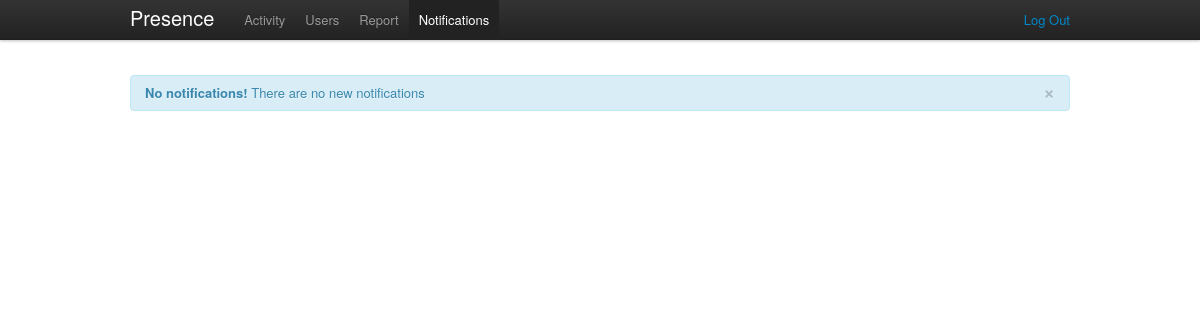
Page /admin/notifications (signed in) on the earlier database version.
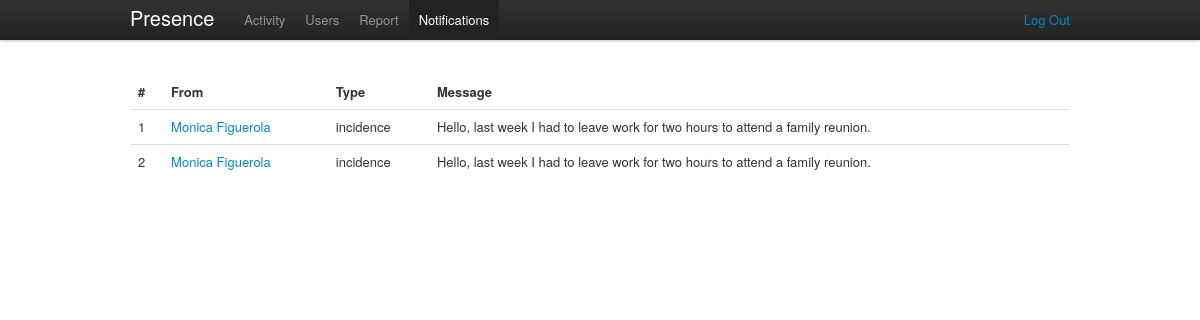
Same page on the later database version.
### tables this page shows
CREATE TABLE IF NOT EXISTS `presence_notifications` (
  `id` int(11) NOT NULL AUTO_INCREMENT,
  `userid` int(10) NOT NULL,
  `type` varchar(15) NOT NULL,
  `message` text NOT NULL,
  `status` varchar(15) NOT NULL,
  PRIMARY KEY (`id`)
);

CREATE TABLE IF NOT EXISTS `presence_users` (
  `id` int(11) NOT NULL AUTO_INCREMENT,
  `email` varchar(150) NOT NULL,
  `password` varchar(50) NOT NULL,
  `role` varchar(20) NOT NULL,
  `firstname` varchar(200) NOT NULL,
  `lastname` varchar(300) NOT NULL,
  `position` varchar(200) NOT NULL,
  `mac` varchar(20) NOT NULL,
  PRIMARY KEY (`id`)
);

### public/index.php (called while the page is built, shortened)
<?php
require_once (ROOT . '/config/config.php');
$url = isset($_GET['url']) ? $_GET['url'] : null;
$role = isset($_SESSION['role']) ? $_SESSION['role'] : null;
if ($url == null && $role == null) {
    $controller = "AuthController";
    $action = "asklogin";
    $url_params = array();
} else if ($url == null && isset($role)) {
    $controller = ucfirst($role) . 'Controller';
    $action = 'activity';
    $url_params = array();
} else {
    $url_params = explode('/', $url);
    $controller = ucfirst(array_shift($url_params));
    $action = $url_params[0] == null ? 'activity' : array_shift($url_params);
}
isset($url_params[1])
    ? $extra_action = $url_params[1]
    : $extra_action = null;
$extra_params = $_POST;
new $controller($action, $extra_action, array_merge($url_params, $extra_params));

### config/config.php (called while the page is built, shortened)
<?php
$CONFIG = new stdClass();
$CONFIG->wwwroot = 'http://localhost/presence-manager';
$CONFIG->dbhost = 'localhost';
$CONFIG->dbname = 'presence';
$CONFIG->dbuser = 'root';
$CONFIG->dbpassword = 'doremi';

### lang/en.php (called while the page is built)
<?php
$STRINGS = null;
$STRINGS['brand'] = 'Presence';
$STRINGS['login'] = 'Login';
$STRINGS['help'] = 'Help';
$STRINGS['activity'] = 'Activity';
$STRINGS['users'] = 'Users';
$STRINGS['report'] = 'Report';
$STRINGS['notifications'] = 'Notifications';
$STRINGS['user'] = 'User';
$STRINGS['logout'] = 'Log Out';
$STRINGS['home'] = 'Home';
$STRINGS['404'] = '404';
$STRINGS['user:update:success'] = 'User details updated successfully!';
$STRINGS['user:update:failed'] = 'User details update falied!';
$STRINGS['user:delete:success'] = 'User deleted successfully!';
$STRINGS['user:delete:failed'] = 'User deleition falied!';
$STRINGS['user:create:success'] = 'The new user has been created!';
$STRINGS['user:create:failed'] = 'Error creating new user!';
$STRINGS['user:create:duplicate'] = 'This user already exists!';
$STRINGS['admin:no:activities'] = 'No more activity!';
$STRINGS['add:user'] = 'Add User';
$STRINGS['create:user'] = 'Create User';
$STRINGS['build:report'] = 'Build Report';

### lib/DB.php (called while the page is built, shortened)
<?php
class DB {
    private static $_instance;
    private static function getInstance(){
        if(self::$_instance == null){
            self::$_instance = new $class();
        }
        return self::$_instance;
    }
    public static function setUp($params){
        $db = self::getInstance();
        $db->_connection = new PDO("mysql:host=" . $params->dbhost . ";
                                    dbname=" . $params->dbname,
                                               $params->dbuser,
                                               $params->dbpassword);
    }
    public static function getDB(){
        $db = self::getInstance();
        return $db->_connection;
    }
	static function getAllRecords($sql, array $params = null){
		$st = self::getDB()->prepare($sql);
        $st->execute($params);
        return $st->fetchAll(PDO::FETCH_OBJ);
	}
}

### app/models/NotificationModel.php (called while the page is built)
<?php
class NotificationModel extends Model{
    static function find_all_by_status($status){
        $sql = "SELECT pn.id, pu.id as userid, pu.firstname, pu.lastname, pn.type, pn.message
                FROM ".self::table()." pn
                JOIN presence_users pu ON pn.userid = pu.id
                WHERE pn.status = ?";
        return DB::getAllRecords($sql, array($status));
    }
}

### app/controllers/AdminController.php (called while the page is built, shortened)
<?php
class AdminController extends Controller {
    public function __construct($action, $extra_action, $params) {
        global $CONFIG;
        isset($extra_action) ? $action = $action.'_'.$extra_action : null;
        if ($this->check_role('admin') && method_exists($this, $action)) {
            $this->$action($params);
        } else {
            RoutingHelper::redirect($CONFIG->wwwroot . '/error/notfound');
        }
    }
    public function notifications(){
        $this->_view = new NotificationsView(NotificationModel::find_all_by_status('pending'));
    }
}

### app/model.class.php (called while the page is built, shortened)
<?php
class Model{
    protected static function table(){
        $prefix = 'presence_';
        $caller = get_called_class();
        $class = lcfirst(substr($caller, 0, -5));
        return $prefix.self::pluralise($class);
    }
    private static function pluralise($word){
        $exceptions = array();
        $exceptions['activity'] = 'activity';
        empty($exceptions[$word])
            ? $plural = $word.'s'
            : $plural = $exceptions[$word];
        return $plural;
    }
}

### app/views/admin/NotificationsView.php (the view, shortened to what this page needs)
<?php
class NotificationsView extends View{
    private $_notifications;
    public function __construct($notifications) {
        $this->_notifications = $notifications;
    }
    public function menu() {
        return MenuHelper::admin_base_menu('notifications');
    }
    public function content() {
        global $CONFIG;
        if(empty($this->_notifications)){
            return BootstrapHelper::alert('info', 'No notifications!', 'There are no new notifications');
        }
        $notifications_content = '';
        foreach($this->_notifications as $notification){
            $notifications_content .= '
                <tr>
                    <td>'.$notification->id.'</td>
                    <td><a href="'.$CONFIG->wwwroot.'/admin/users/'.$notification->userid.'/details">'.$notification->firstname.' '.$notification->lastname.'</a></td>
                    <td>'.$notification->type.'</td>
                    <td>'.$notification->message.'</td>
                </tr>';
        }
        return
        '<section id="notifications">
            <table class="table">
                <thead>
                    <tr>
                        <th>#</th>
                        <th>From</th>
                        <th>Type</th>
                        <th>Message</th>
                    </tr>
                </thead>
                <tbody>
                '.$notifications_content.'
                </tbody>
            </table>
         </section>';
    }
}

### app/view.class.php (shortened to what this page needs)
<?php
abstract class View {
    private $_title;
    protected $_alert;
    public function __destruct() {
        $this->render();
    }
    private function render() {
        global $CONFIG, $STRINGS;
        echo '<!DOCTYPE html>';
        echo '<html lang="en">
                <head>
                <meta charset="utf-8">
                    <title>' . $this->_title . ' | ' . $STRINGS['brand'] . '</title>
                    <link rel="stylesheet" href="' . $CONFIG->wwwroot . '/public/css/bootstrap.min.css" type="text/css">
                    <link rel="stylesheet" href="' . $CONFIG->wwwroot . '/public/css/presence.css" type="text/css">
                    <link rel="stylesheet" href="' . $CONFIG->wwwroot . '/public/css/datepicker.css" type="text/css">
                    <link rel="shortcut icon" href="' . $CONFIG->wwwroot . '/public/img/favicon.ico">
                    <script type="text/javascript" src="' . $CONFIG->wwwroot . '/public/js/jquery-1.7.1.min.js"></script>
                    <script type="text/javascript" src="' . $CONFIG->wwwroot . '/public/js/bootstrap-alert.js"></script>
                    <script type="text/javascript" src="' . $CONFIG->wwwroot . '/public/js/bootstrap-datepicker.js"></script>
                </head>
                <body>
                    <div class="navbar navbar-fixed-top">
                        <div class="navbar-inner">
                            <div class="container">
                                <a class="brand" href="'.$CONFIG->wwwroot.'">'.$STRINGS['brand'].'</a>
                                <div class="nav-collapse">
                                    '.$this->menu().'
                                </div>
                            </div>
                        </div>
                    </div>
                    <div class="container">
                        '.$this->_alert.'
						'.$this->content().'
                    </div>
                </body>
                  ';
        echo '</html>';
    }
    protected function title($title) {
        $this->_title = $title;
    }
}

### app/helpers/MenuHelper.php (shortened to what this page needs)
<?php
class MenuHelper extends Helper {
    static public function admin_base_menu($active) {
        global $CONFIG, $STRINGS;
        $activity = $users = $report = $notifications = null;
        return
            '<ul class="nav">
                <li ' . $activity . '><a href="' . $CONFIG->wwwroot . '/admin/activity">' . $STRINGS['activity'] . '</a></li>
                <li ' . $users . ' ><a href="' . $CONFIG->wwwroot . '/admin/users">' . $STRINGS['users'] . '</a></li>
                <li ' . $report . ' ><a href="' . $CONFIG->wwwroot . '/admin/report">' . $STRINGS['report'] . '</a></li>
                <li ' . $notifications. ' ><a href="' . $CONFIG->wwwroot . '/admin/notifications">' . $STRINGS['notifications'] . '</a></li>
            </ul>' . MenuHelper::get_logout_option();
    }
    static private function get_logout_option(){
        global $CONFIG, $STRINGS;
        return
            '<ul class="nav pull-right no-hover-a">
                <p class="navbar-text pull-right"><a href="' . $CONFIG->wwwroot . '/auth/logout">' . $STRINGS['logout'] . '</a></p>
             </ul>';
    }
}

### app/helpers/BootstrapHelper.php (shortened to what this page needs)
<?php
class BootstrapHelper extends Helper{
    static function alert($type, $title, $message){
        return '
            <div class="alert fade in alert-'.$type.'">
                <a class="close" data-dismiss="alert" href="#">×</a>
                <strong>'.$title.'</strong>&nbsp;'.$message.'
            </div>';
    }
}

### public/css/presence.css (style rules this page uses)
html { overflow-y:scroll; }
body { padding-top:75px; }

Differences in the rows shown:
added presence_notifications: id "1", userid.firstname "Monica", userid.lastname "Figuerola", type "incidence", message "Hello, last week I had to leave work for two hours to attend a family reunion."
added presence_notifications: id "2", userid.firstname "Monica", userid.lastname "Figuerola", type "incidence", message "Hello, last week I had to leave work for two hours to attend a family reunion."
Other differences:
$title: "No notifications!" → (not shown)
$message: "There are no new notifications" → (not shown)
text now shown: "# From Type Message"
